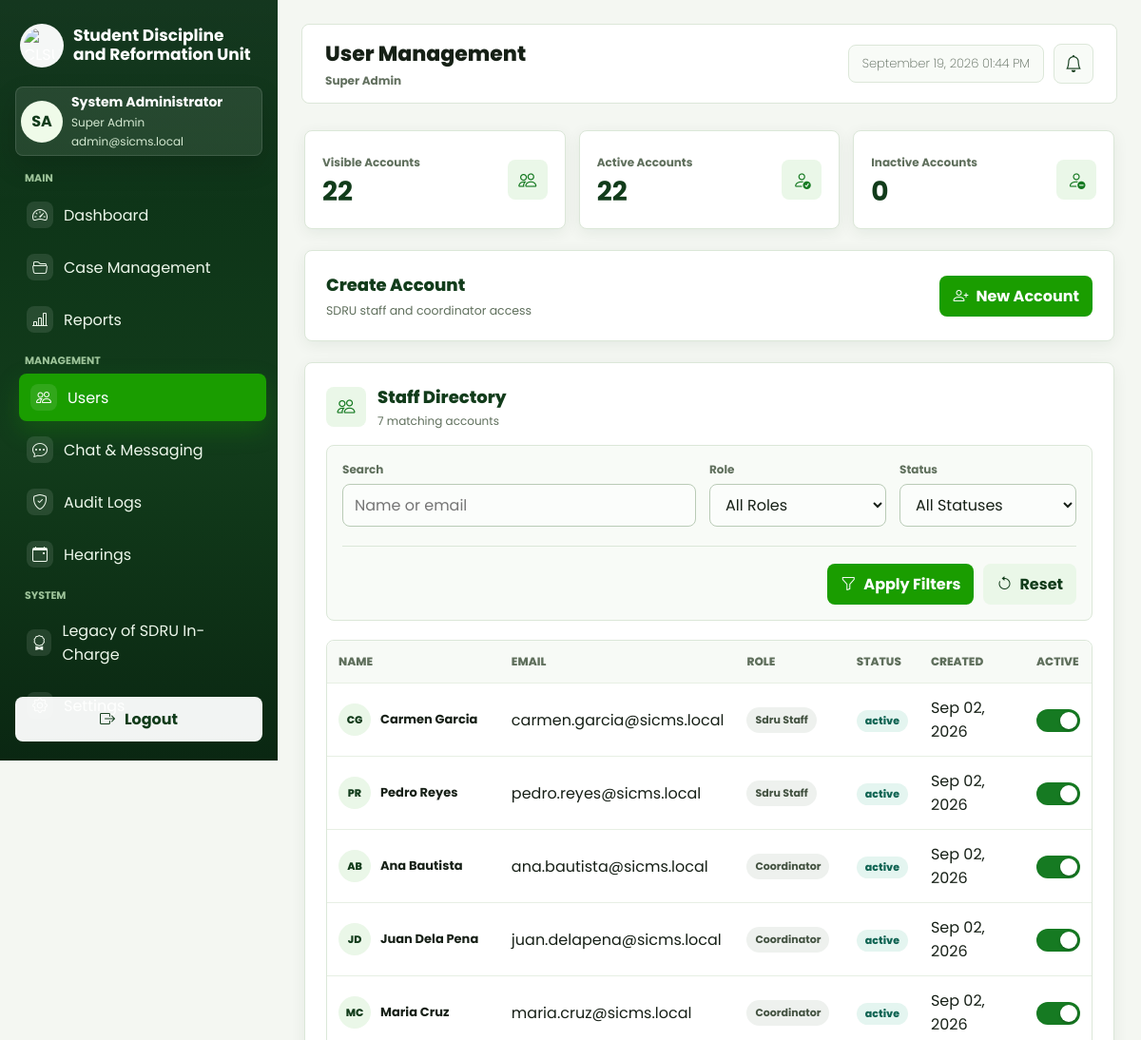
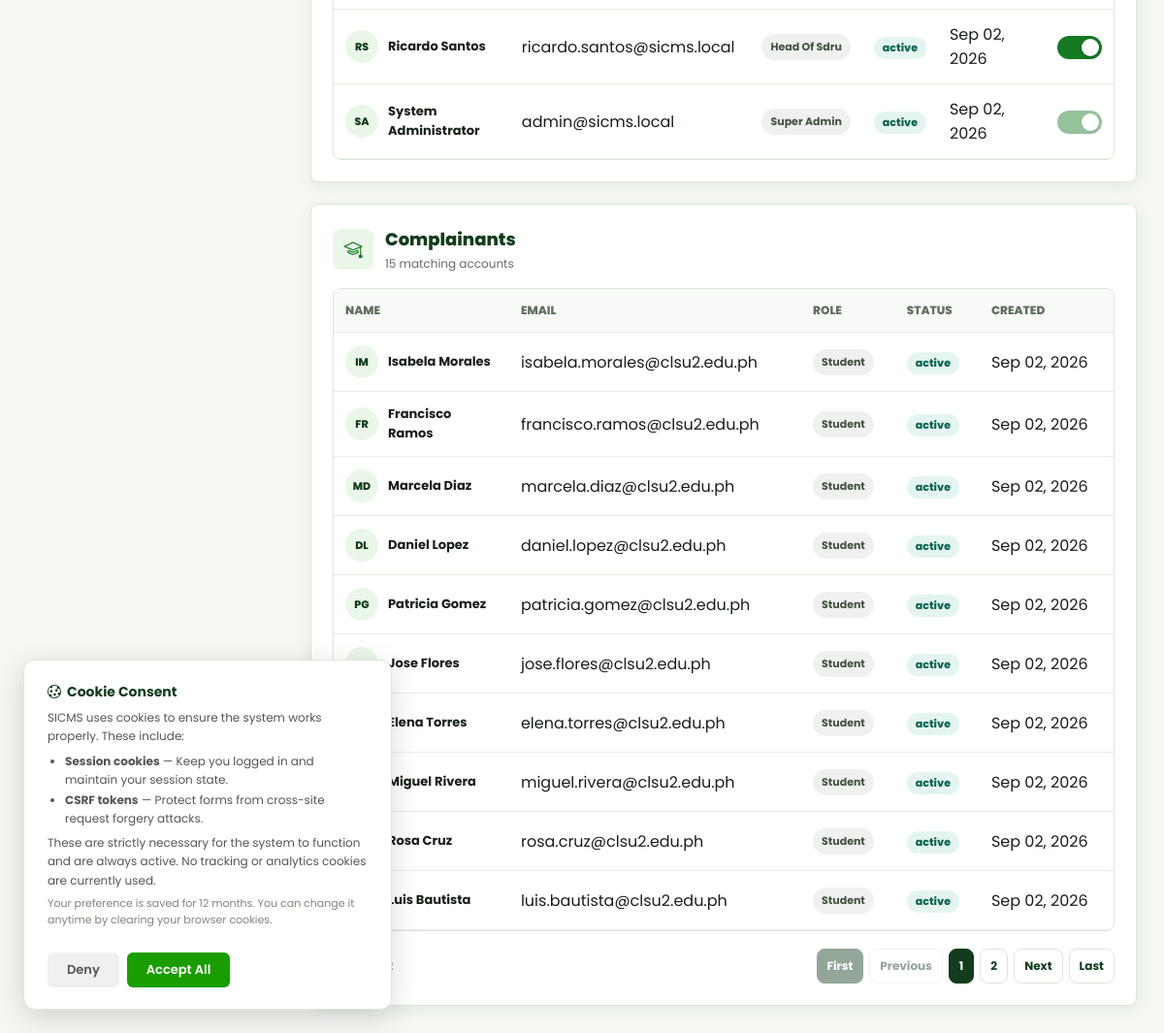
Page /web/views/accounts/index.php (signed in) on the committed database (2 pictures, top to bottom).
### tables this page shows
CREATE TABLE IF NOT EXISTS accounts (
    account_id   INT UNSIGNED NOT NULL AUTO_INCREMENT,
    first_name   VARCHAR(100) NOT NULL,
    last_name    VARCHAR(100) NOT NULL,
    email        VARCHAR(255) NOT NULL,
    password_hash VARCHAR(255) DEFAULT NULL,
    auth_provider VARCHAR(50)  DEFAULT NULL,
    role         VARCHAR(50)  NOT NULL DEFAULT 'student',
    status       VARCHAR(20)  NOT NULL DEFAULT 'active',
    college_id   INT UNSIGNED DEFAULT NULL,
    student_number VARCHAR(50) DEFAULT NULL,
    college      VARCHAR(255) DEFAULT NULL,
    course       VARCHAR(255) DEFAULT NULL,
    section      VARCHAR(50)  DEFAULT NULL,
    created_at   DATETIME     NOT NULL DEFAULT CURRENT_TIMESTAMP,
    updated_at   DATETIME     NOT NULL DEFAULT CURRENT_TIMESTAMP ON UPDATE CURRENT_TIMESTAMP,
    phone_number VARCHAR(20)  NOT NULL DEFAULT '',
    gender       VARCHAR(20)  NOT NULL DEFAULT '',
    birthday     DATE         DEFAULT NULL,
    address      TEXT         NOT NULL,
    PRIMARY KEY (account_id),
    UNIQUE KEY uq_accounts_email (email),
    KEY idx_accounts_role (role),
    KEY idx_accounts_status (status)
);

### web/views/accounts/index.php (the view, shortened to what the rows shown need)
<?php
require_once __DIR__ . '/../../controllers/AccountController.php';
$controller = new AccountController();
$viewData = $controller->index();
$user = $viewData['user'];
$accounts = $viewData['accounts'];
$complainants = $viewData['complainants'];
function h($value) {
    return htmlspecialchars((string) $value);
}
?>
<!DOCTYPE html>
<html lang="en">
<head>
    <link rel="stylesheet" href="../layout/style.css">
    <link rel="stylesheet" href="../layout/accounts.css?v=2">
    <link rel="stylesheet" href="../layout/sidebar.css">
    <link rel="stylesheet" href="https://cdn.jsdelivr.net/npm/bootstrap-icons@1.11.3/font/bootstrap-icons.min.css">
    <link rel="stylesheet" href="../layout/system.css?v=2">
    <link rel="stylesheet" href="../layout/users.css?v=3">
</head>
<body>
    <div class="dashboard-shell">
        <?php require __DIR__ . '/../layout/sidebar.php'; ?>
        <div class="app-content">
            <?php $pageTitle = 'User Management'; require __DIR__ . '/../layout/topbar.php'; ?>
    <main class="wrap users-page">
        <section class="panel user-create-banner">
            <div>
                <h2>Create Account</h2>
            </div>
        </section>
        <section class="panel user-directory-panel">
            <div class="panel-heading directory-heading">
                <div><h2>Staff Directory</h2><p><span id="staffCount"><?= (int) count($accounts) ?></span> matching account<?= count($accounts) === 1 ? '' : 's' ?></p></div>
            </div>
            <div class="table-wrap">
                <table>
                    <thead>
                        <tr>
                            <th>Name</th>
                            <th>Email</th>
                            <th>Role</th>
                            <th>Status</th>
                            <th>Created</th>
                            <th>Active</th>
                        </tr>
                    </thead>
                    <tbody id="userTableBody">
                        <?php foreach ($accounts as $account): ?>
                            <?php $isOwnAccount = (int) $account['account_id'] === (int) $user['account_id']; ?>
                            <tr>
                                <td>
                                    <div class="user-identity">
                                        <span class="user-avatar" aria-hidden="true"><?= h(strtoupper(substr($account['first_name'], 0, 1) . substr($account['last_name'], 0, 1))) ?></span>
                                        <strong><?= h(trim($account['first_name'] . ' ' . $account['last_name'])) ?></strong>
                                    </div>
                                </td>
                                <td><?= h($account['email']) ?></td>
                                <td><span class="role-badge"><?= h(ucwords(str_replace(['-', '_'], ' ', $account['role']))) ?></span></td>
                                <td><span class="status"><?= h($account['status']) ?></span></td>
                                <td><?= h(date('M d, Y', strtotime($account['created_at']))) ?></td>
                                <td>
                                    <label class="account-toggle" title="<?= $isOwnAccount ? 'You cannot change your own account' : '' ?>">
                                        <span class="slider"></span>
                                    </label>
                                </td>
                            </tr>
                        <?php endforeach; ?>
                    </tbody>
                </table>
            </div>
        </section>
        <section class="panel user-directory-panel">
            <div class="panel-heading directory-heading">
                <div><h2>Complainants</h2><p><span id="complainantCount"><?= (int) count($complainants) ?></span> matching account<?= count($complainants) === 1 ? '' : 's' ?></p></div>
            </div>
            <div class="table-wrap">
                <table>
                    <thead>
                        <tr>
                            <th>Name</th>
                            <th>Email</th>
                            <th>Role</th>
                            <th>Status</th>
                            <th>Created</th>
                        </tr>
                    </thead>
                    <tbody id="complainantTableBody">
                        <?php foreach ($complainants as $account): ?>
                            <tr>
                                <td>
                                    <div class="user-identity">
                                        <span class="user-avatar" aria-hidden="true"><?= h(strtoupper(substr($account['first_name'], 0, 1) . substr($account['last_name'], 0, 1))) ?></span>
                                        <strong><?= h(trim($account['first_name'] . ' ' . $account['last_name'])) ?></strong>
                                    </div>
                                </td>
                                <td><?= h($account['email']) ?></td>
                                <td><span class="role-badge"><?= h(ucwords(str_replace(['-', '_'], ' ', $account['role']))) ?></span></td>
                                <td><span class="status"><?= h($account['status']) ?></span></td>
                                <td><?= h(date('M d, Y', strtotime($account['created_at']))) ?></td>
                            </tr>
                        <?php endforeach; ?>
                    </tbody>
                </table>
            </div>
        </section>
    </main>
        </div>
    </div>
</body>
</html>

### web/views/layout/sidebar.php (shortened to what the rows shown need)
<?php
require __DIR__ . '/navigation.php';
$userEmail = isset($user['email']) ? $user['email'] : '';
?>
<aside class="sidebar" id="app-sidebar">
    <div class="sidebar-profile">
        <div class="avatar" aria-hidden="true"><?= h($initials) ?></div>
        <div>
            <div class="profile-name"><?= h($displayName) ?></div>
            <div class="profile-role"><?= h($roleLabel) ?></div>
            <div class="profile-email"><?= h($userEmail) ?></div>
        </div>
    </div>
</aside>

### web/views/layout/topbar.php (shortened to what the rows shown need)
<?php
require __DIR__ . '/navigation.php';
require_once __DIR__ . '/../../helpers/Security.php';
$pageTitle = $pageTitle ?? 'Dashboard';
$hidePageTitle = $hidePageTitle ?? false;
?>
<div class="app-topbar-container">
    <header class="app-topbar<?= $hidePageTitle ? ' app-topbar-titleless' : '' ?>">
        <?php if (!$hidePageTitle): ?>
            <div class="app-topbar-title">
                <h1><?= h($pageTitle) ?></h1>
                <p><?= h($roleLabel) ?></p>
            </div>
        <?php endif; ?>
    </header>
</div>

### rows in the picture
accounts: initials "SA", displayName "System Administrator", role "Super Admin", email "admin@sicms.local", first_name+last_name "SA", first_name+last_name "System Administrator", status "active", created_at "Sep 02, 2026"
accounts: first_name+last_name "CG", first_name+last_name "Carmen Garcia", email "carmen.garcia@sicms.local", role "Sdru Staff", status "active", created_at "Sep 02, 2026"
accounts: first_name+last_name "PR", first_name+last_name "Pedro Reyes", email "pedro.reyes@sicms.local", role "Sdru Staff", status "active", created_at "Sep 02, 2026"
accounts: first_name+last_name "AB", first_name+last_name "Ana Bautista", email "ana.bautista@sicms.local", role "Coordinator", status "active", created_at "Sep 02, 2026"
accounts: first_name+last_name "JD", first_name+last_name "Juan Dela Pena", email "juan.delapena@sicms.local", role "Coordinator", status "active", created_at "Sep 02, 2026"
accounts: first_name+last_name "MC", first_name+last_name "Maria Cruz", email "maria.cruz@sicms.local", role "Coordinator", status "active", created_at "Sep 02, 2026"
accounts: first_name+last_name "RS", first_name+last_name "Ricardo Santos", email "ricardo.santos@sicms.local", role "Head Of Sdru", status "active", created_at "Sep 02, 2026"
accounts: first_name+last_name "IM", first_name+last_name "Isabela Morales", email "isabela.morales@clsu2.edu.ph", role "Student", status "active", created_at "Sep 02, 2026"
accounts: first_name+last_name "FR", first_name+last_name "Francisco Ramos", email "francisco.ramos@clsu2.edu.ph", role "Student", status "active", created_at "Sep 02, 2026"
accounts: first_name+last_name "MD", first_name+last_name "Marcela Diaz", email "marcela.diaz@clsu2.edu.ph", role "Student", status "active", created_at "Sep 02, 2026"
accounts: first_name+last_name "DL", first_name+last_name "Daniel Lopez", email "daniel.lopez@clsu2.edu.ph", role "Student", status "active", created_at "Sep 02, 2026"
accounts: first_name+last_name "PG", first_name+last_name "Patricia Gomez", email "patricia.gomez@clsu2.edu.ph", role "Student", status "active", created_at "Sep 02, 2026"
accounts: first_name+last_name "Jose Flores", email "jose.flores@clsu2.edu.ph", role "Student", status "active", created_at "Sep 02, 2026"
accounts: first_name+last_name "Elena Torres", email "elena.torres@clsu2.edu.ph", role "Student", status "active", created_at "Sep 02, 2026"
accounts: first_name+last_name "Miguel Rivera", email "miguel.rivera@clsu2.edu.ph", role "Student", status "active", created_at "Sep 02, 2026"
accounts: first_name+last_name "Rosa Cruz", email "rosa.cruz@clsu2.edu.ph", role "Student", status "active", created_at "Sep 02, 2026"
accounts: first_name+last_name "Luis Bautista", email "luis.bautista@clsu2.edu.ph", role "Student", status "active", created_at "Sep 02, 2026"

### other values in the picture
$groupLabel "MAIN"
$item['label'] "Dashboard"
$item['label'] "Case Management"
$item['label'] "Reports"
$groupLabel "MANAGEMENT"
$item['label'] "Users"
$item['label'] "Chat & Messaging"
$item['label'] "Audit Logs"
$item['label'] "Hearings"
$groupLabel "SYSTEM"
$item['label'] "Legacy of SDRU In-Charge"
$pageTitle "User Management"
$item['label'] "Visible Accounts"
$item['value'] "22"
$item['label'] "Active Accounts"
